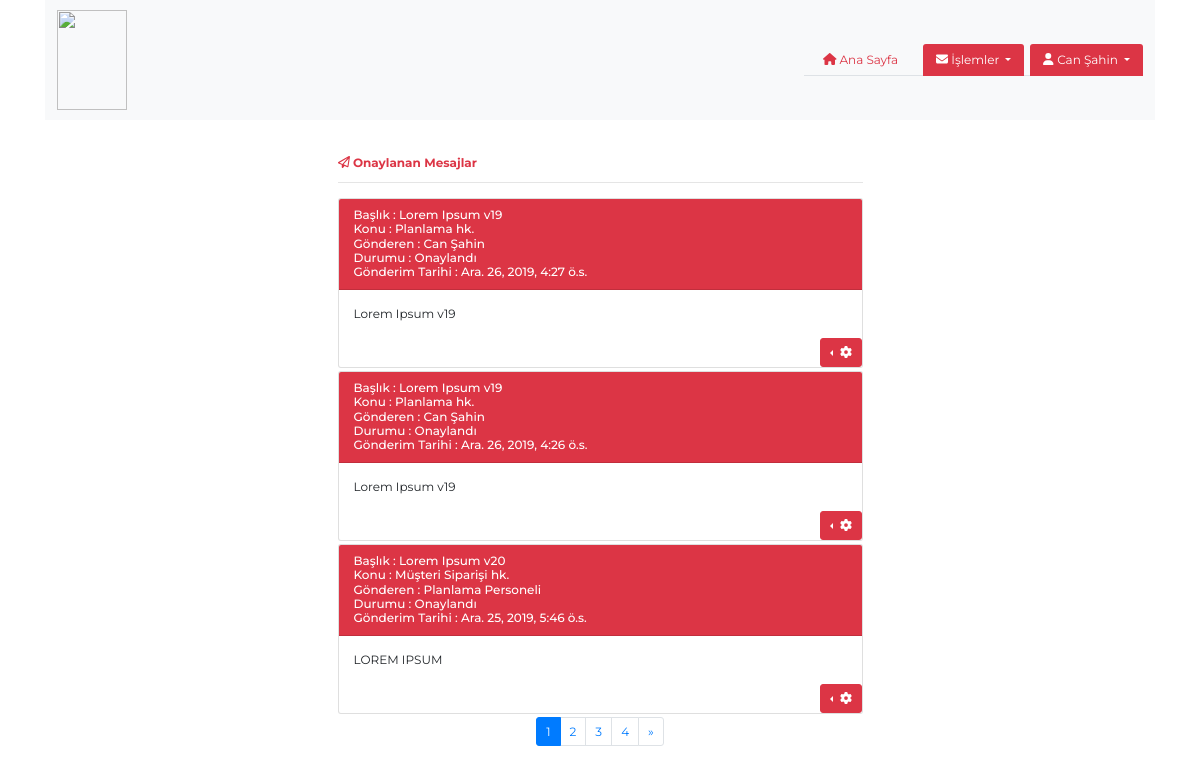
The page /post/confirmed_all/ (signed in) on the database its author committed.
### Account/models.py (models this page shows, shortened)
class Account(AbstractBaseUser):
    DEPARTMENT ={
        ('U','Üretim'),
        ('P','Pazarlama'),
        ('S','Satın Alma'),
        ('A','ARGE'),
        ('M','Muhasebe'),
        ('F','Finans'),
    }
    email = models.EmailField(verbose_name="Email",max_length=60,unique=True)
    username = models.CharField(max_length=30,unique=True,verbose_name= "Kullanıcı Adı")
    first_last_name=models.CharField(max_length=60,verbose_name= "Ad Soyad")
    department=models.CharField(max_length=1,verbose_name="Departman",choices=DEPARTMENT)
    date_joined=models.DateTimeField(verbose_name="Kayıt Tarihi",auto_now_add=True)
    last_login=models.DateTimeField(verbose_name="Son Giriş Tarihi",auto_now=True)
    is_admin=models.BooleanField(default=False,verbose_name="Admin mi ?")
    is_active=models.BooleanField(default=True,verbose_name="Aktif mi ?")
    is_staff=models.BooleanField(default=False,verbose_name="Yetkili mi ?")
    is_superadmin=models.BooleanField(default=False,verbose_name="Super Admin mi ?")
    USERNAME_FIELD='email'
    objects=ProjectAccountManager()
    def __str__(self):
        return self.first_last_name

### Post/models.py (models this page shows, shortened)
class Post(models.Model):
    title = models.CharField(max_length=200,verbose_name="Başlık")
    subject=models.CharField(max_length=1,verbose_name="Konu",choices=SUBJECT)
    author = models.ForeignKey(settings.AUTH_USER_MODEL, on_delete= models.CASCADE)
    updated_on = models.DateTimeField(auto_now= True)
    content = models.TextField(verbose_name="İçerik")
    created_on = models.DateTimeField(auto_now_add=True)
    status = models.CharField(max_length=2,verbose_name="Mesaj Durumu",choices=STATUS,default="0")
    mail_group=MultiSelectField(verbose_name="Mail Grupları",choices=MAIL_GROUP,blank=True,null=True)
    docnumber=models.CharField(max_length=200,verbose_name="Belge No",blank=True,null=True)
    duedate=models.DateField(verbose_name="Termin Tarihi",blank=True,null=True)
    class Meta:
        ordering = ['-created_on']

### Post/views.py (the view)
# urls.py: path('confirmed_all/',adminconfirmedpostV.as_view(),name='confirmed_all'),
class adminconfirmedpostV(LoginRequiredMixin, ListView):
    login_url = 'account/login/'
    redirect_field_name = 'login'
    model = Post
    paginate_by = 3
    template_name = "admin_confirmed_post.html"
    context_object_name = "admin_confirmed_post"
    def get_queryset(self):
        return Post.objects.filter(status="1").all()

### Post/templates/admin_confirmed_post.html (shortened to what this page needs)
{% extends 'base.html'%}
{%block content%}
<div class="row">
    <div class="col-md-6 offset-md-3 text-danger ">
        <h4 class="font-weight-bold">
            <i class="far fa-paper-plane"></i> Onaylanan Mesajlar
        </h4>
        <hr>
    </div>
    <div class="col-md-6 offset-md-3 ">
        {% for p in admin_confirmed_post %}
        <div class="card mt-1">
            <div class="card-header bg-danger text-white" id="headingOne">
              <h5 class="mb-0">
                  Başlık : {{ p.title }}
              </h5>
              <h5 class="mb-0">
                    Konu : {{ p.get_subject_display }}
              </h5>
              <h5 class="mb-0">
                    Gönderen : {{ p.author }}
                </h5>
              <h5 class="mb-0 ">
                    Durumu : {{ p.get_status_display}}
                </h5>
                <h5 class="mb-0">
                    Gönderim Tarihi : {{ p.created_on }}
                </h5>
            </div>
            <div id="collapseOne" class="collapse show" aria-labelledby="headingOne" data-parent="#accordion">
              <div class="card-body">
                {{p.content}}
              </div>
              <div class=" btn-group float-right dropleft ">
                  <button type="button" class="btn btn-danger dropdown-toggle" data-toggle="dropdown"
                      aria-haspopup="true" aria-expanded="false">
                      <i class="fas fa-cog"></i>
                  </button>
              </div>
            </div>
          </div>
        {% endfor %}
        {% if is_paginated %}
        <ul class="pagination justify-content-center mt-1">
          {% for i in paginator.page_range %}
            {% if page_obj.number == i %}
            <li class="page-item active"><a class="page-link " href="?page={{ i }}"><span>{{ i }} <span class="sr-only">(current)</span></span></a></li>
            {% else %}
            <li class="page-item"><a class="page-link" href="?page={{ i }}">{{ i }}</a></li>
            {% endif %}
          {% endfor %}
          {% if page_obj.has_next %}
          <li class="page-item">
            <a class="page-link " href="?page={{ page_obj.next_page_number }}" aria-label="Next">
              <span aria-hidden="true">&raquo;</span>
            </a>
          </li>
          {% endif %}
        </ul>
        {% endif %}
    </div>
</div>
{%endblock content%}

### templates/navbar.html (shortened to what this page needs)
<div class="container">
  <nav class="navbar navbar-expand-lg navbar-light bg-light ">
    <a class="navbar-brand" href="{% url 'index' %}"><img class="text-left"
        src="http://kapp.com.tr/images/kapp_logo.png" style="width: 70px; height: 100px;"></a>
    <div class="collapse navbar-collapse" id="navbarSupportedContent">
      <ul class="nav nav-tabs ml-auto">
        {% if user.is_authenticated %}
        <li class="nav-item mx-2">
          <a class="nav-link text-danger" href="{% url 'index' %}"> <i class="fas fa-home"></i> Ana Sayfa </a>
        </li>
        <li class="nav-item dropdown mx-2">
          <a class="nav-link btn-danger dropdown-toggle " href="#" id="navbarDropdown" role="button"
            data-toggle="dropdown" aria-haspopup="true" aria-expanded="false">
            <i class="fas fa-envelope"></i> İşlemler
          </a>
        </li>
        <li class="nav-item dropdown">
          <a class="nav-link btn-danger dropdown-toggle " href="#" id="navbarDropdown" role="button"
            data-toggle="dropdown" aria-haspopup="true" aria-expanded="false">
            <i class="fas fa-user"></i> {{user.first_last_name}}
          </a>
        </li>
        {% endif %}
      </ul>
    </div>
  </nav>

### static/css/style.css (style rules this page uses)
* { font-family: 'Montserrat', sans-serif; font-size: 12px !important; }

### static/css/all.css (style rules this page uses)
.fa-envelope:before { content: "\f0e0"; }
.fa-paper-plane:before { content: "\f1d8"; }
.fa-user:before { content: "\f007"; }

### rows shown on the page
Account: first_last_name "Can Şahin"
Post: title "Lorem Ipsum v19", subject "Planlama hk.", author "Can Şahin", status "Onaylandı", created_on "Ara. 26, 2019, 4:27 ö.s.", content "Lorem Ipsum v19"
Post: title "Lorem Ipsum v19", subject "Planlama hk.", author "Can Şahin", status "Onaylandı", created_on "Ara. 26, 2019, 4:26 ö.s.", content "Lorem Ipsum v19"
Post: title "Lorem Ipsum v20", subject "Müşteri Siparişi hk.", author "Planlama Personeli", status "Onaylandı", created_on "Ara. 25, 2019, 5:46 ö.s.", content "LOREM IPSUM"

### other values the page prints
{{ i }} "1"
{{ i }} "2" "3" "4"
